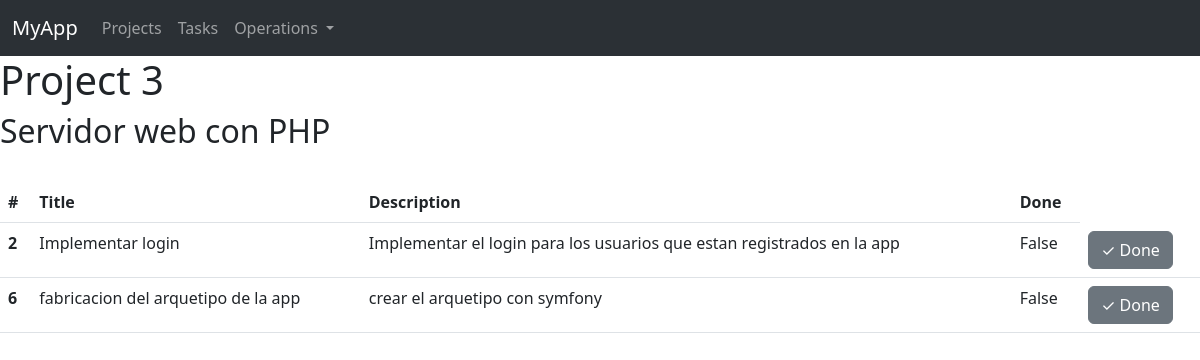
The app's page /project/3 with its own data.
### myapp/models.py (models this page shows, shortened)
class Project(models.Model):
    name = models.CharField(max_length=200)

class Task(models.Model):
    title = models.CharField(max_length=300)
    description = models.TextField()
    done = models.BooleanField(default=False)
    project = models.ForeignKey(Project, on_delete=models.CASCADE)

### myapp/views.py (the view)
# urls.py: path('project/<int:id>', views.show_project, name='show_project'),
def show_project(request, id):
    project = Project.objects.get(id=id)
    tasks = project.task_set.all()
    return render(request, 'show_project.html', {
        'project': project,
        'tasks': tasks
    })

### myapp/templates/show_project.html (shortened to what this page needs)
{% extends 'base.html' %} {% block body %}
<h1>Project {{project.id}}</h1>
<h2>{{project.name}}</h2>
<br />
{% if tasks|length != 0 %}
<table class="table">
  <thead>
    <tr>
      <th scope="col">#</th>
      <th scope="col">Title</th>
      <th scope="col">Description</th>
      <th scope="col">Done</th>
    </tr>
  </thead>
  <tbody>
    {% for task in tasks %}
    <tr>
      <th scope="row">{{task.id}}</th>
      <td>{{task.title}}</td>
      <td>{{task.description}}</td>
      <td>{{task.done}}</td>
      {% if not task.done %}
      <td>
        <form action="{% url 'mark_done' id=task.id %}" method="post">
          <button type="submit" class="btn btn-secondary">✓ Done</button>
        </form>
      </td>
      {% endif %}
    </tr>
    {% endfor %}
  </tbody>
</table>
{% else %}
<p>Project without tasks</p>
{% endif %} {% endblock body %}

### records on screen
Project: id "3", name "Servidor web con PHP"
Task: id "2", title "Implementar login", description "Implementar el login para los usuarios que estan registrados en la app", done "False", shows "✓ Done"
Task: id "6", title "fabricacion del arquetipo de la app", description "crear el arquetipo con symfony", done "False", shows "✓ Done"
